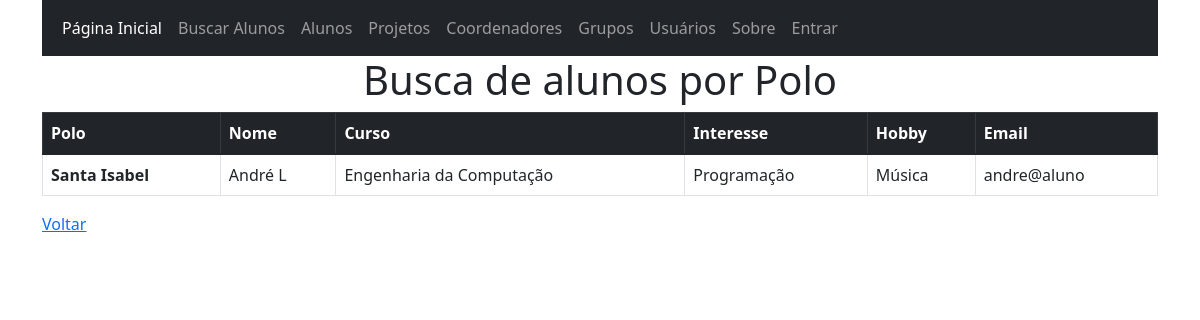
Before: /busca_por_polo with the older database file.
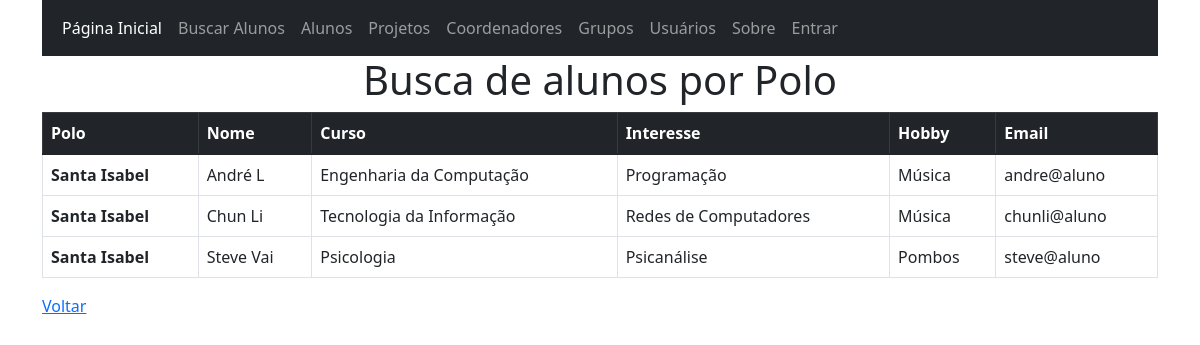
After: the same page with the newer database file.
### app.py (models this page shows, shortened)
class alunos(db.Model):
    ra = db.Column(db.Integer, primary_key=True)
    nome = db.Column(db.String(50))
    email = db.Column(db.String(50))
    senha = db.Column(db.String(50))
    curso = db.Column(db.String(50))
    polo = db.Column(db.String(50))
    interesse = db.Column(db.String(50))
    hobby = db.Column(db.String(50))
    telefone = db.Column(db.String(15))
    tipo_usuario = db.Column(db.String(20))
    projeto_id = db.Column(db.Integer, ForeignKey('projetos.id'))
    grupo_id = db.Column(db.Integer, ForeignKey('grupos.id'))

### app.py (the view)
@app.route('/busca_por_polo', methods=['GET','POST'])
def busca_por_polo():
    aluno_teste = {
        "nome":"Aluno Teste",
        "curso":"Engenharia da Computação",
        "polo":"Santa Isabel",
        "interesse":"Banco de Dados",
        "hobby":"Futebol"
    }
    integrantes = alunos.query.filter_by(polo=aluno_teste['polo'])
    return render_template('busca_por_polo.html', integrantes=integrantes)

### templates/busca_por_polo.html
{% extends 'base.html' %}
{% block conteudo %}
    <h1 align="center">Busca de alunos por Polo</h1>
    <table class="table table-bordered table-hover">
        <thead class="table-dark">
            <th scope="col">Polo</th>
            <th scope="col">Nome</th>
            <th scope="col">Curso</th>
            <th scope="col">Interesse</th>
            <th scope="col">Hobby</th>
            <th scope="col">Email</th>
        </thead>
        <tbody>
            {% for aluno in integrantes %}
                <tr>
                    <td><strong>{{aluno.polo}}</strong></td>
                    <td>{{aluno.nome}}</td>
                    <td>{{aluno.curso}}</td>
                    <td>{{aluno.interesse}}</td>
                    <td>{{aluno.hobby}}</td>
                    <td>{{aluno.email}}</td>
                </tr>
            {% endfor %}
        </tbody>
    </table>
    <a href="{{url_for('buscar_alunos')}}">Voltar</a>
{% endblock conteudo %}

Changed rows visible on the page:
added alunos: polo "Santa Isabel", nome "Chun Li", curso "Tecnologia da Informação", interesse "Redes de Computadores", hobby "Música", email "chunli@aluno"
added alunos: polo "Santa Isabel", nome "Steve Vai", curso "Psicologia", interesse "Psicanálise", hobby "Pombos", email "steve@aluno"
